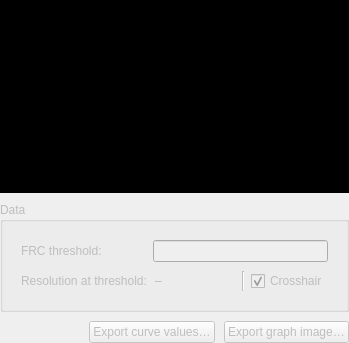
<?xml version="1.0" encoding="UTF-8"?>
<ui version="4.0">
 <class>Form</class>
 <widget class="QWidget" name="Form">
  <property name="geometry">
   <rect>
    <x>0</x>
    <y>0</y>
    <width>349</width>
    <height>343</height>
   </rect>
  </property>
  <property name="windowTitle">
   <string>Form</string>
  </property>
  <layout class="QVBoxLayout" name="verticalLayout" stretch="1,0,0">
   <property name="spacing">
    <number>9</number>
   </property>
   <property name="leftMargin">
    <number>0</number>
   </property>
   <property name="topMargin">
    <number>0</number>
   </property>
   <property name="rightMargin">
    <number>0</number>
   </property>
   <property name="bottomMargin">
    <number>0</number>
   </property>
   <item>
    <widget class="QWidget" name="widPlotArea" native="true">
     <property name="styleSheet">
      <string notr="true">background-color: black</string>
     </property>
     <layout class="QHBoxLayout" name="horizontalLayout_3">
      <property name="spacing">
       <number>0</number>
      </property>
      <property name="leftMargin">
       <number>8</number>
      </property>
      <property name="topMargin">
       <number>0</number>
      </property>
      <property name="rightMargin">
       <number>0</number>
      </property>
      <property name="bottomMargin">
       <number>8</number>
      </property>
      <item>
       <widget class="PlotWidget" name="plotFrc" native="true">
        <property name="enabled">
         <bool>false</bool>
        </property>
        <property name="minimumSize">
         <size>
          <width>0</width>
          <height>120</height>
         </size>
        </property>
       </widget>
      </item>
      <item>
       <widget class="PlotWidget" name="plotInspection" native="true">
        <property name="enabled">
         <bool>false</bool>
        </property>
        <property name="minimumSize">
         <size>
          <width>0</width>
          <height>120</height>
         </size>
        </property>
       </widget>
      </item>
     </layout>
    </widget>
   </item>
   <item>
    <widget class="QGroupBox" name="grpData">
     <property name="enabled">
      <bool>false</bool>
     </property>
     <property name="title">
      <string>Data</string>
     </property>
     <layout class="QFormLayout" name="formLayout_4">
      <property name="verticalSpacing">
       <number>9</number>
      </property>
      <property name="leftMargin">
       <number>18</number>
      </property>
      <property name="topMargin">
       <number>18</number>
      </property>
      <property name="rightMargin">
       <number>18</number>
      </property>
      <property name="bottomMargin">
       <number>18</number>
      </property>
      <item row="0" column="0">
       <widget class="QLabel" name="lblThreshold">
        <property name="text">
         <string>FRC threshold:</string>
        </property>
       </widget>
      </item>
      <item row="0" column="1">
       <widget class="FreeFloatBox" name="editThreshold">
        <property name="text">
         <string/>
        </property>
       </widget>
      </item>
      <item row="1" column="0">
       <widget class="QLabel" name="lblResolution">
        <property name="text">
         <string>Resolution at threshold:</string>
        </property>
       </widget>
      </item>
      <item row="1" column="1">
       <layout class="QHBoxLayout" name="horizontalLayout">
        <property name="spacing">
         <number>6</number>
        </property>
        <item>
         <widget class="QLabel" name="lblResolutionValue">
          <property name="minimumSize">
           <size>
            <width>80</width>
            <height>0</height>
           </size>
          </property>
          <property name="text">
           <string>–</string>
          </property>
          <property name="indent">
           <number>2</number>
          </property>
         </widget>
        </item>
        <item>
         <spacer name="horizontalSpacer">
          <property name="orientation">
           <enum>Qt::Horizontal</enum>
          </property>
          <property name="sizeHint" stdset="0">
           <size>
            <width>40</width>
            <height>20</height>
           </size>
          </property>
         </spacer>
        </item>
        <item>
         <widget class="Line" name="line">
          <property name="orientation">
           <enum>Qt::Vertical</enum>
          </property>
         </widget>
        </item>
        <item>
         <widget class="QCheckBox" name="chkCrosshair">
          <property name="text">
           <string>Crosshair</string>
          </property>
          <property name="checked">
           <bool>true</bool>
          </property>
         </widget>
        </item>
       </layout>
      </item>
     </layout>
    </widget>
   </item>
   <item>
    <layout class="QHBoxLayout" name="horizontalLayout_2">
     <item>
      <spacer name="horizontalSpacer_2">
       <property name="orientation">
        <enum>Qt::Horizontal</enum>
       </property>
       <property name="sizeHint" stdset="0">
        <size>
         <width>40</width>
         <height>20</height>
        </size>
       </property>
      </spacer>
     </item>
     <item>
      <widget class="QPushButton" name="btnExportValues">
       <property name="enabled">
        <bool>false</bool>
       </property>
       <property name="text">
        <string>Export curve values…</string>
       </property>
      </widget>
     </item>
     <item>
      <widget class="QPushButton" name="btnExportGraph">
       <property name="enabled">
        <bool>false</bool>
       </property>
       <property name="text">
        <string>Export graph image…</string>
       </property>
      </widget>
     </item>
    </layout>
   </item>
  </layout>
 </widget>
 <customwidgets>
  <customwidget>
   <class>FreeFloatBox</class>
   <extends>QLineEdit</extends>
   <header>frcpredict.ui</header>
  </customwidget>
  <customwidget>
   <class>PlotWidget</class>
   <extends>QWidget</extends>
   <header>pyqtgraph</header>
   <container>1</container>
  </customwidget>
 </customwidgets>
 <resources/>
 <connections/>
</ui>
